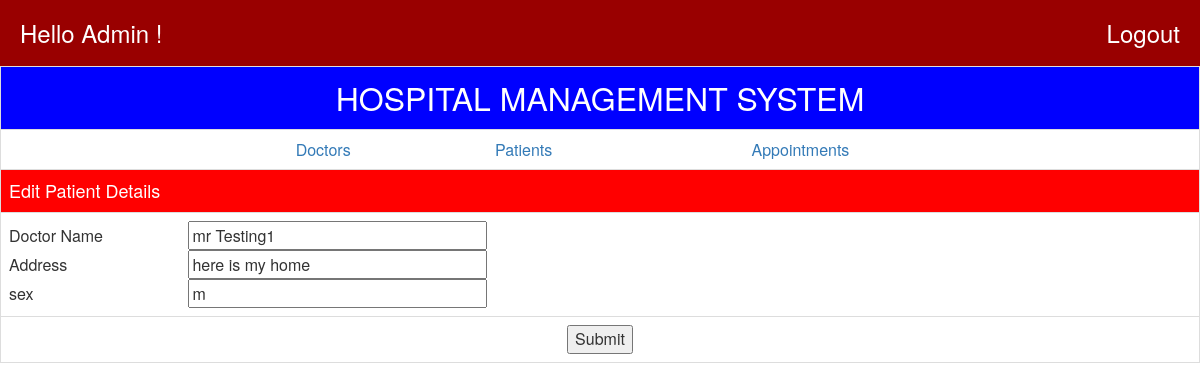
Screenshot of /pmod.php?rno=1 with the database file from the repository.
### tables this page shows
CREATE TABLE IF NOT EXISTS `patient` (
  `pno` int(11) NOT NULL AUTO_INCREMENT,
  `pname` varchar(30) NOT NULL,
  `paddr` varchar(30) NOT NULL,
  `psex` varchar(1) NOT NULL,
  `pshow` varchar(1) NOT NULL DEFAULT 'Y',
  PRIMARY KEY (`pno`)
);

### PMOD.php (the view, shortened to what this page needs)
<?php require('connection.php');?>
<html>
 <head>
<link rel="stylesheet" href="css/bootstrap.css"/>
 </head>
 <body>
<table class="table table-bordered">
<tr bgcolor=blue><td align=center><font SIZE=6 color=white>HOSPITAL
MANAGEMENT SYSTEM</font></td></tr>
<tr><td><table align=center width=750 cellspacing=0 cellpadding=5>
<tr><td align=center><a href=dlist.php>Doctors</td><td align=center><a
href=plist.php>Patients</td><td align=center><a
href=alist.php>Appointments</td>
</table></td></tr>
<?php
$rnooo=trim($_GET["rno"]);
$rs1=mysql_query("SELECT * from patient where pno='".$rnooo."'");
while( $row=mysql_fetch_array($rs1)) {
 echo "<tr bgcolor=red><td ><font size=4 color=white>Edit Patient
Details</font></td></tr>";
 echo "<form name=fpmod method=post action=pupdate.php>";
 echo "<tr><td><table width=750 cellspacing=0 cellpadding=5>";
 echo "<tr><td>Doctor Name</td><td><input type=text name=name
size=30 maxlength=30 value='".$row[1]."'></td></tr>";
 echo "<tr><td>Address</td><td><input type=text name=addr
size=30 maxlength=30  value='".$row[2]."'></td></tr>";
echo "<tr><td>sex</td><td><input type=text name=sex
size=30 maxlength=30  value='".$row[3]."'></td></tr>";
 echo "</table></td></tr>";
 echo "<tr><td colspan=2 align=center><input type=hidden name=rno value=".$rnooo."><input type=submit value=Submit></td></tr>";
 echo "</form>";
}
?>
</table>
</body>
</html>

### rows the page displays
patient: name "mr Testing1", addr "here is my home", sex "m"
